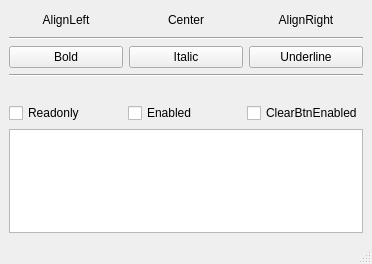
<?xml version="1.0" encoding="UTF-8"?>
<ui version="4.0">
 <class>MainWindow</class>
 <widget class="QMainWindow" name="MainWindow">
  <property name="geometry">
   <rect>
    <x>0</x>
    <y>0</y>
    <width>372</width>
    <height>264</height>
   </rect>
  </property>
  <property name="windowTitle">
   <string>MainWindow</string>
  </property>
  <widget class="QWidget" name="centralwidget">
   <layout class="QVBoxLayout" name="verticalLayout">
    <item>
     <layout class="QHBoxLayout" name="horizontalLayout">
      <item>
       <widget class="QPushButton" name="pushBtn_alignleft">
        <property name="text">
         <string>AlignLeft</string>
        </property>
        <property name="checkable">
         <bool>false</bool>
        </property>
        <property name="autoExclusive">
         <bool>true</bool>
        </property>
        <property name="flat">
         <bool>true</bool>
        </property>
       </widget>
      </item>
      <item>
       <widget class="QPushButton" name="pushBtn_aligncenter">
        <property name="text">
         <string>Center</string>
        </property>
        <property name="autoExclusive">
         <bool>true</bool>
        </property>
        <property name="flat">
         <bool>true</bool>
        </property>
       </widget>
      </item>
      <item>
       <widget class="QPushButton" name="pushBtn_alignright">
        <property name="text">
         <string>AlignRight</string>
        </property>
        <property name="flat">
         <bool>true</bool>
        </property>
       </widget>
      </item>
     </layout>
    </item>
    <item>
     <widget class="Line" name="line">
      <property name="orientation">
       <enum>Qt::Horizontal</enum>
      </property>
     </widget>
    </item>
    <item>
     <layout class="QHBoxLayout" name="horizontalLayout_2">
      <item>
       <widget class="QPushButton" name="pushBtn_bold">
        <property name="text">
         <string>Bold</string>
        </property>
       </widget>
      </item>
      <item>
       <widget class="QPushButton" name="pushBtn_underline">
        <property name="text">
         <string>Italic</string>
        </property>
       </widget>
      </item>
      <item>
       <widget class="QPushButton" name="pushBtn_italic">
        <property name="text">
         <string>Underline</string>
        </property>
       </widget>
      </item>
     </layout>
    </item>
    <item>
     <widget class="Line" name="line_2">
      <property name="orientation">
       <enum>Qt::Horizontal</enum>
      </property>
     </widget>
    </item>
    <item>
     <spacer name="horizontalSpacer">
      <property name="orientation">
       <enum>Qt::Horizontal</enum>
      </property>
      <property name="sizeHint" stdset="0">
       <size>
        <width>40</width>
        <height>20</height>
       </size>
      </property>
     </spacer>
    </item>
    <item>
     <layout class="QHBoxLayout" name="horizontalLayout_3">
      <item>
       <widget class="QCheckBox" name="checkBox_readonly">
        <property name="text">
         <string>Readonly</string>
        </property>
       </widget>
      </item>
      <item>
       <widget class="QCheckBox" name="checkBox_enabled">
        <property name="text">
         <string>Enabled</string>
        </property>
       </widget>
      </item>
      <item>
       <widget class="QCheckBox" name="checkBox_clearbtnenabled">
        <property name="text">
         <string>ClearBtnEnabled</string>
        </property>
       </widget>
      </item>
     </layout>
    </item>
    <item>
     <widget class="QTextEdit" name="textEdit"/>
    </item>
   </layout>
  </widget>
  <widget class="QMenuBar" name="menubar">
   <property name="geometry">
    <rect>
     <x>0</x>
     <y>0</y>
     <width>372</width>
     <height>23</height>
    </rect>
   </property>
  </widget>
  <widget class="QStatusBar" name="statusbar"/>
 </widget>
 <resources/>
 <connections/>
</ui>
